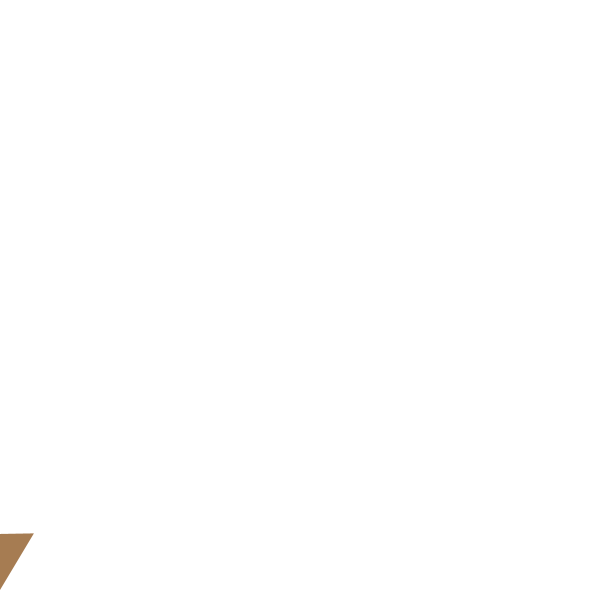
Frame 1 (no input)
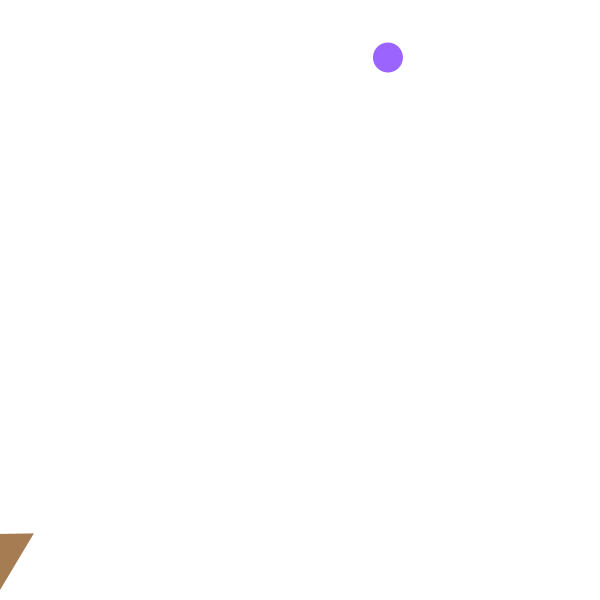
Frame 60 (the mouse pressed at the canvas centre just before this capture)
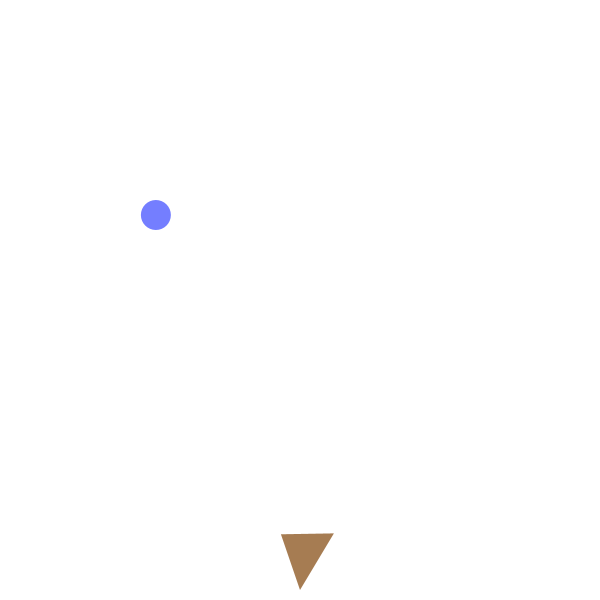
Frame 120 (the mouse held since frame 60 and released just before this capture)

The Processing sketch that drew these frames (run headless with seeded random() and noise(); from frame 60 on, the mouse is pressed at the canvas centre):

// Processing sketch: Final_Project
// ── Final_Project.pde
Cone cone; 
PVector playPos[] = new PVector[2];

ArrayList <Scoops> iceCream;

void setup() {
  size (600, 600);

  playPos[0] = new PVector(mouseX, mouseY);
  cone = new Cone(playPos[0]);

iceCream = new ArrayList<Scoops>();

}


void draw() {

  background(255);

  cone.update();
  cone.display(new PVector(mouseX,mouseY));
  
  for(int i = 0; i < iceCream.size(); i+=1){
   Scoops s = iceCream.get(i);
   s.fall();
   s.gravity();
   s.display();
    if(s.position.y < 0){
   iceCream.remove(i);
    }
   
  }
  
  
   if(iceCream.size() <=10){
 
 if(frameCount % 40 == 0){
  iceCream.add(new Scoops());

 } 
 } 
  
}

// ── Cone.pde
class Cone{
 PVector position;
 //float triSize;
  
  int x = 0;
  int y = 0;
  
  //contstructor
  Cone(PVector _position){
   position = _position;
   
   //triSize = 100;
   
  }
  
   void update(){
  //position.x = mouseX;
  //position.y = mouseY;
 }
  
  void display(PVector mouse){
    noStroke();
   fill(166,124,82);
   //ellipse(mouse.x,mouse.y,20,20);
   
   pushMatrix();
   translate(mouse.x, height-10);
   
   rotate(degrees(150));
   println(mouseX);
   triangle(x, y, x+38, y-45, x+66, y);
   
   popMatrix();
   //triangle(mouse.x, mouse.y, mouse.x+100,mouse.y+100, mouse.x+200, 
   //mouse.y+200);
  }
}

// ── Scoops.pde
class Scoops {
  //data
  PVector position;
  PVector velocity;
  PVector gravity;

  color b;

  float size = 10;

  //No paramiters in the constructor
  Scoops () {
    //sets the x and y position of the pvector
    position = new PVector (random(0, 600), 0);

    velocity = new PVector (0,.5);
    //makes it go faster as it gets lower
    gravity = new PVector (0, .25);
  }

//moves scoops up and down
  void fall () {
//add position to the velocity
    position.add(velocity);
    //println(position.y, position.x);
  }

  void gravity() {
    velocity.add(gravity);
  }

  void display() {

    noStroke();
    b = color(map(position.x, 0, width, 90, 192), 
      map(position.y, 0, height, 90, 192), 255);
    fill(b);
    ellipse(position.x, position.y, 30, 30);
  }
}
